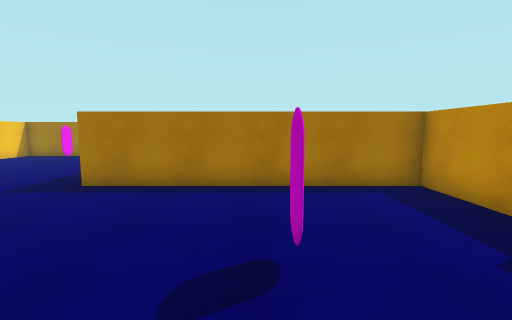
[1] (above)

15 first-person views from a walk through a scene from a Unity 3-D project. The camera is 1.5 m above the floor, tilts 6° down and sees 85° across. The floor is counted in squares, 1 m on a side. Each view is taken from the middle of a square. On the plan, view 1 faces up. The plan holds only what a view shows up to about 14 squares ahead; the rest is blank. The player is left out. Door leaves are left out, so doorways stand open.

[2]
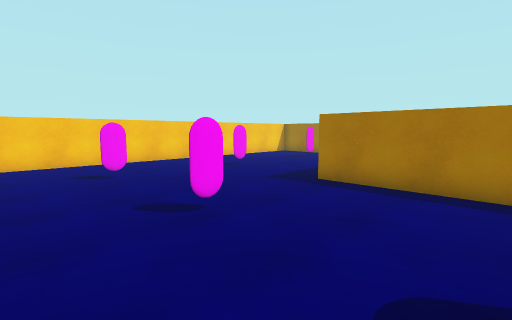

[3]
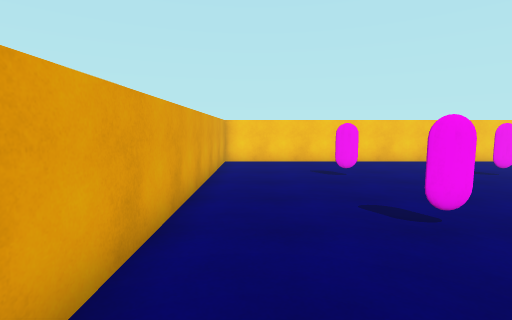

[4]
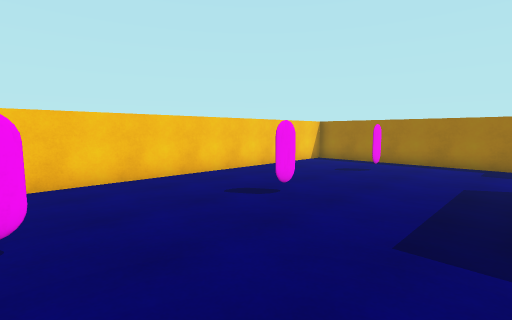

[5]
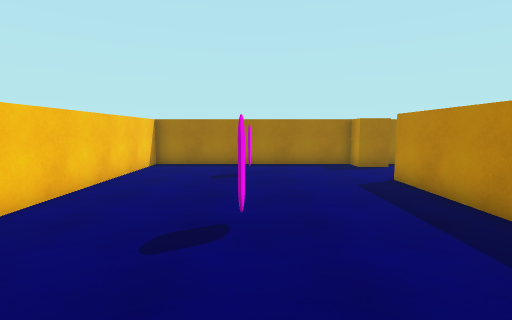

[6]
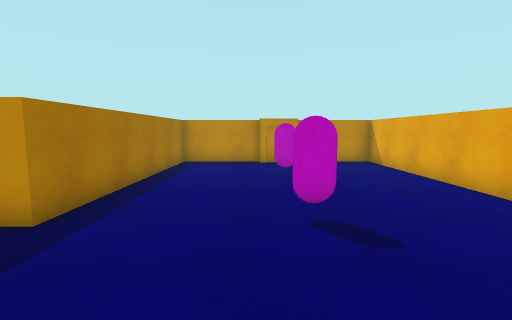

[7]
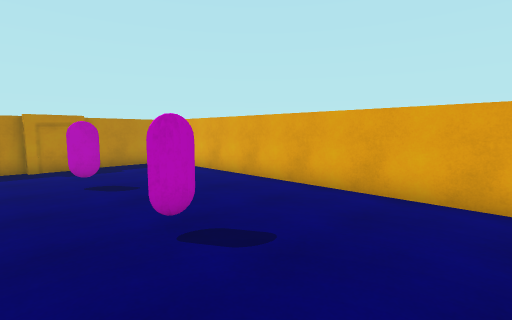

[8]
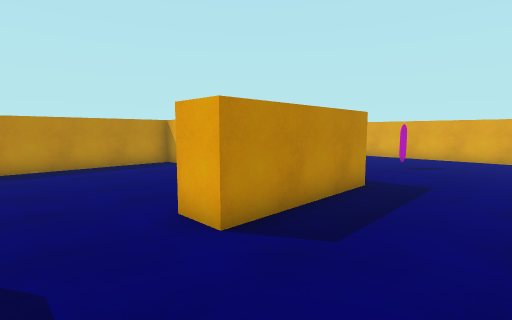

[9]
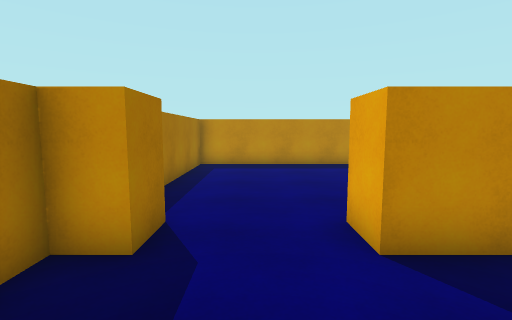

[10]
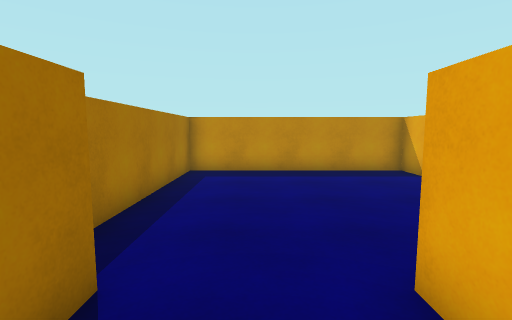

[11]
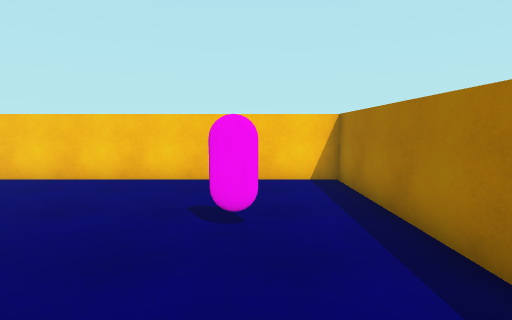

[12]
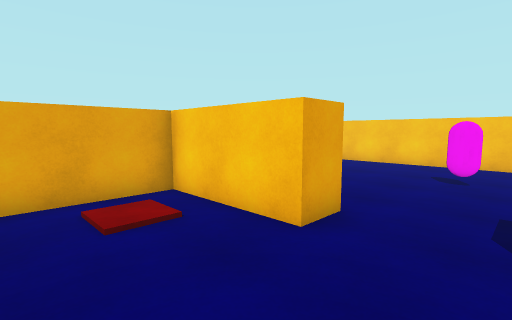

[13]
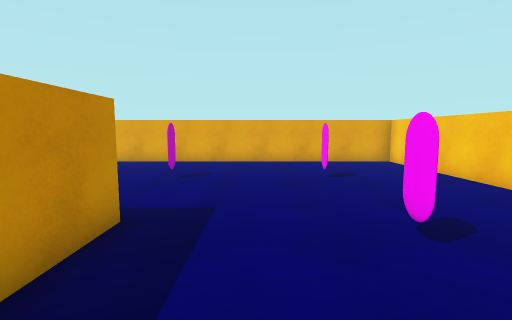

[14]
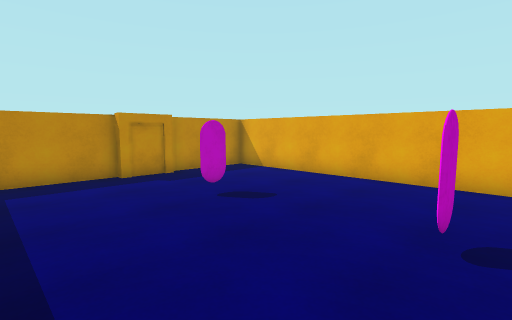

[15]
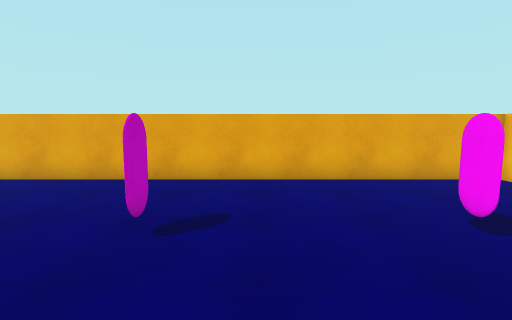

### Floor plan
Ten units are one square. View 1 is at (0, 0); x grows to the right and y downward. Boxes are objects, and circles mark ways between rooms. Rooms are numbered by the first view taken in them; rooms with no view inside come last. Other rooms are left out.
<svg viewBox="-140 -170 190 190">
<path fill="none" stroke="#000" d="M-42 -33 -42 -27M-43 -28 -43 -33M-43 -26 -43 -31M-91 -85 -91 -80M-92 -32 -92 -27M4 -26 4 -31M-92 -140 -92 -134M-34 -155 -48 -155 -48 -165 -135 -165 -135 15 45 15 45 -19M45 -37 45 -75 -48 -75 -48 -125 -35 -125M-35 -125 -35 -85 -1 -85M31 -85 45 -85 45 -165 -31 -165"/>
<rect x="35" y="-35" width="10" height="20" fill="#bbb"><title>elevator</title></rect>
<circle cx="-40" cy="-140" r="3" fill="#2a7"/>
<text x="-60" y="-60">1</text>
<text x="0" y="-130">2</text>
</svg>
Room 1 opens to room 2.

Where each view was taken, in squares from view 1:
view 1: 0 up, 0 right, facing up
view 2: 0 up, 0 right, facing up-left
view 3: 0 up, 0 right, facing left
view 4: 3 up, 5 left, facing up-left
view 5: 4 up, 9 left, facing up
view 6: 4 up, 9 left, facing right
view 7: 5 up, 8 left, facing down-right
view 8: 15 up, 8 left, facing down-right
view 9: 14 up, 8 left, facing right
view 10: 14 up, 6 left, facing right
view 11: 14 up, 5 left, facing left
view 12: 15 up, 0 right, facing down-left
view 13: 12 up, 7 left, facing down
view 14: 7 up, 5 left, facing down-right
view 15: 7 up, 6 left, facing down
